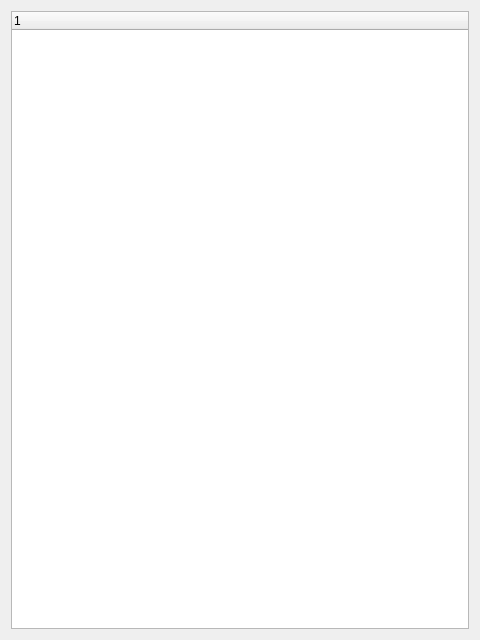
<?xml version="1.0" encoding="UTF-8"?>
<ui version="4.0">
 <class>ShowResponserMsg_DIALOG</class>
 <widget class="QDialog" name="ShowResponserMsg_DIALOG">
  <property name="geometry">
   <rect>
    <x>0</x>
    <y>0</y>
    <width>480</width>
    <height>640</height>
   </rect>
  </property>
  <property name="windowTitle">
   <string>Dialog</string>
  </property>
  <layout class="QHBoxLayout" name="horizontalLayout">
   <item>
    <widget class="QTreeWidget" name="ResponserMSGResult_TREE">
     <column>
      <property name="text">
       <string notr="true">1</string>
      </property>
     </column>
    </widget>
   </item>
  </layout>
 </widget>
 <resources/>
 <connections/>
</ui>
